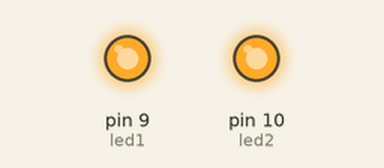
The sketch below on a simulated Arduino Uno, built with avr-gcc and run on an emulated ATmega328P. On the bench: output pins drawn as LEDs (lit = HIGH).

Above: at 0.1 s.
Timing chart, 0 to 1.6 s (numbered marks = the images above):
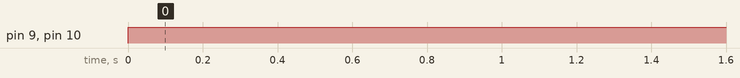

The sketch:

011.ino
```cpp
int led1 = 9;
int led2 = 10;
void setup()
{
pinMode(led1, OUTPUT);
pinMode(led2, OUTPUT);
}
void loop()
{
digitalWrite(led1, HIGH);
digitalWrite(led2, HIGH);

}
```

Measured:
- by itself, pin 9 (led1), pin 10 (led2): LOW → HIGH at 0.00 s
